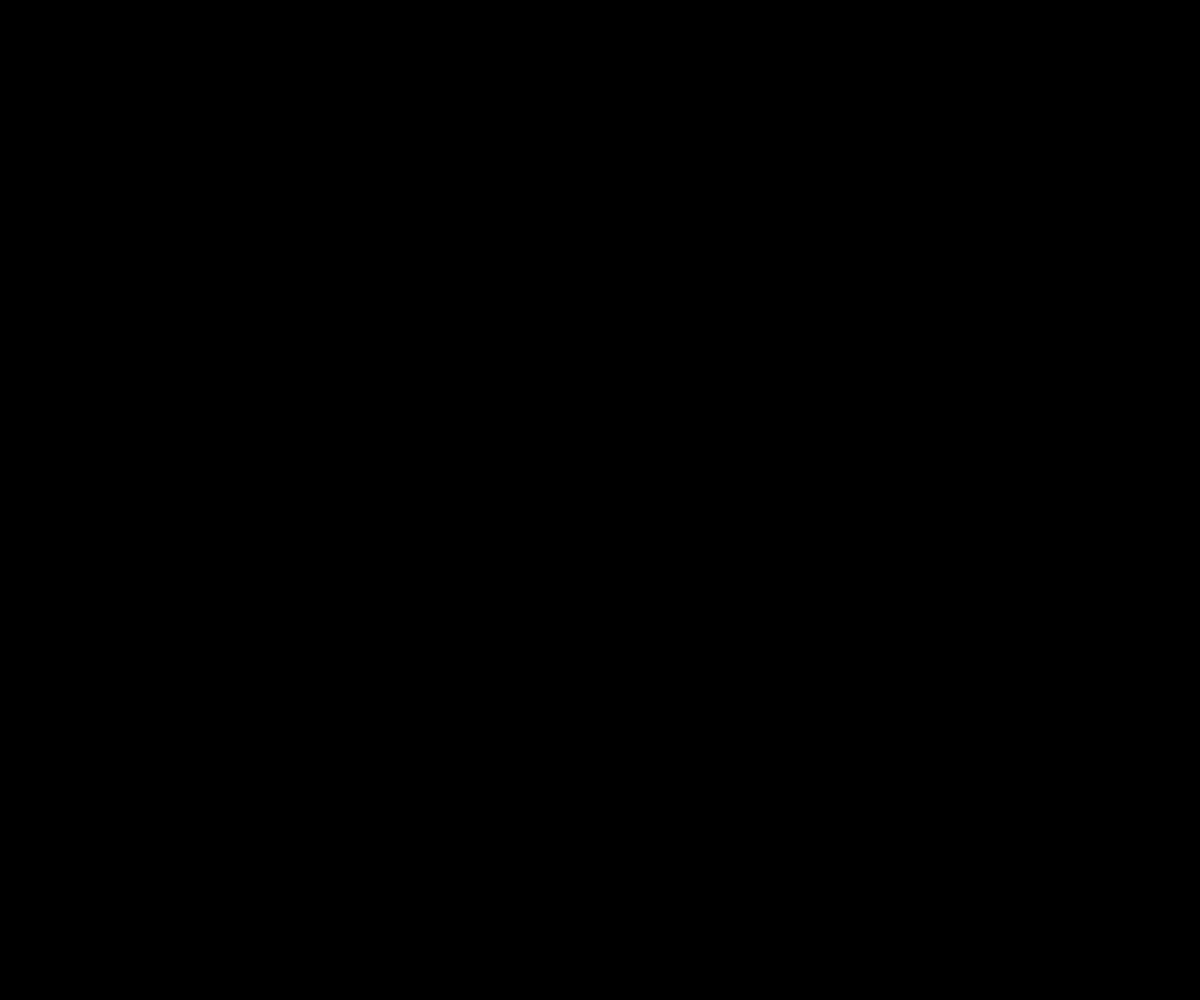
Frame 1 (no input)
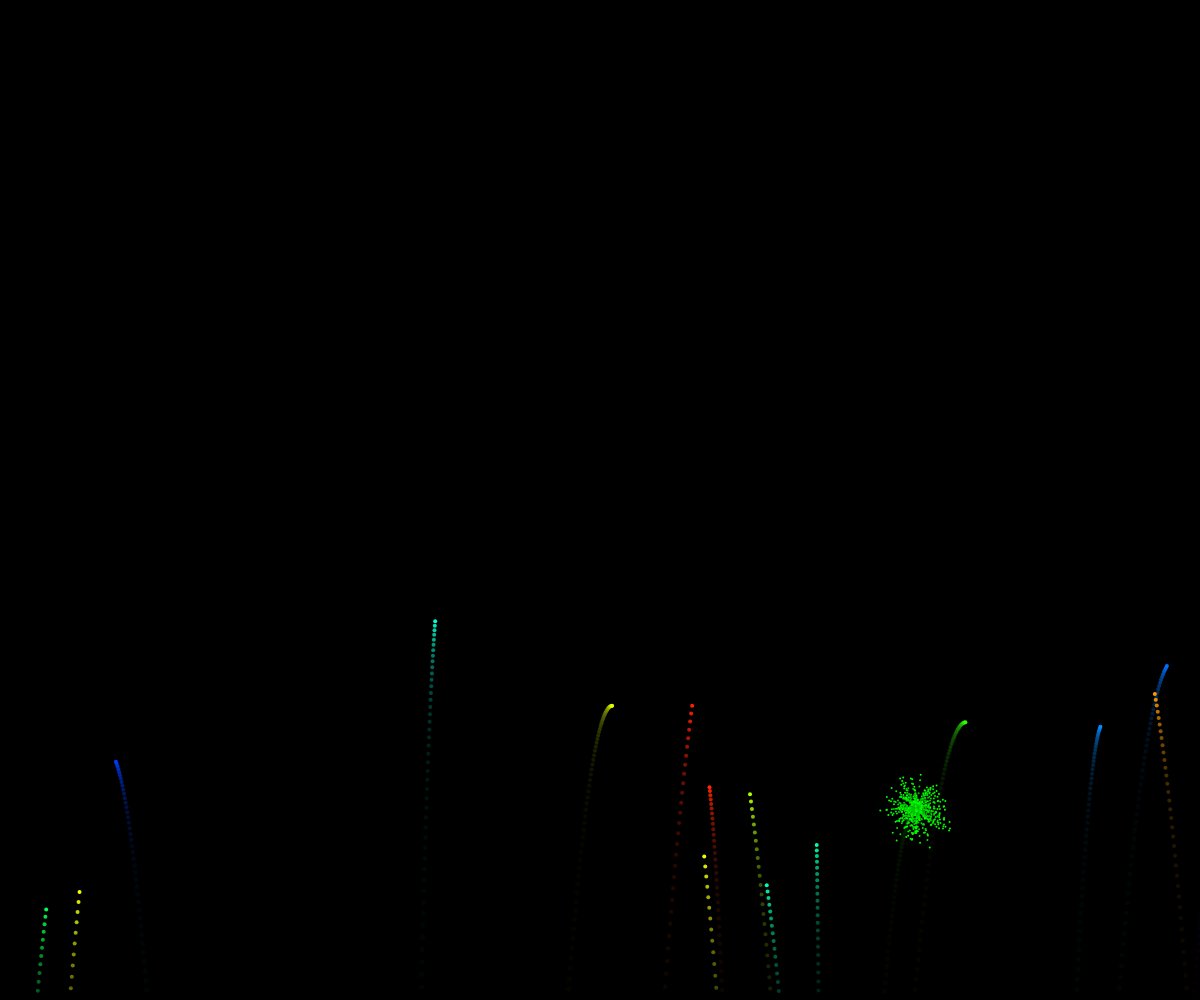
Frame 60 (no input)
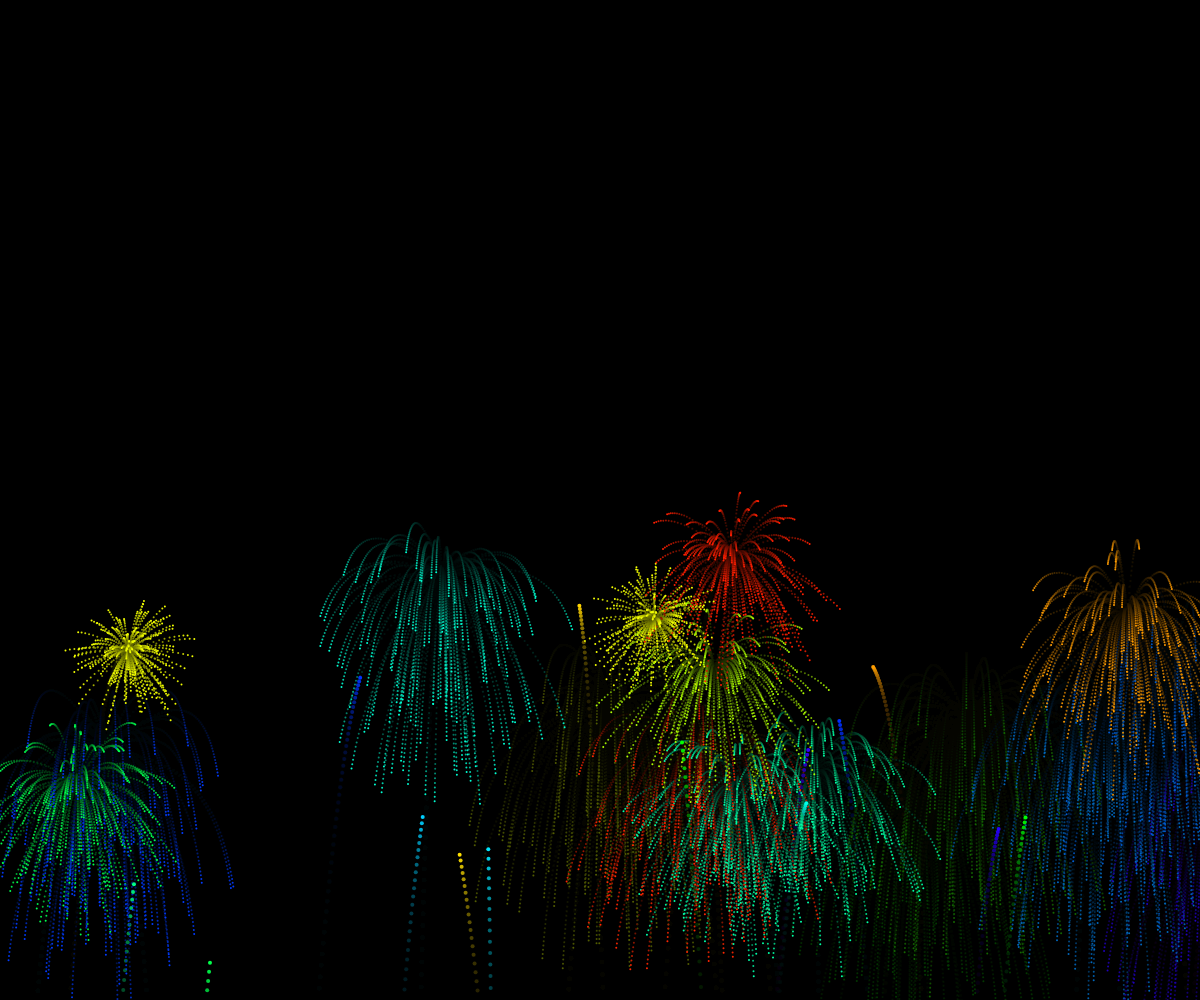
Frame 120 (the mouse pressed at the canvas centre since frame 60)

The p5.js sketch that drew these frames (run headless with seeded random() and noise() and a simulated clock; from frame 60 on, the mouse is pressed at the canvas centre):

// p5.js sketch
// ── sketch.js

var fireworks = []; // Declares the variable firework as an array to accomodate all the new particles.
var gravity; // Declares the gravity variable that will affect the particles.
var xGravity;

function setup() {
  createCanvas(windowWidth, windowHeight);
  colorMode(HSB);
  gravity = createVector(0, 0.2); // Creates a vector for that gravity that is pointing down.
  xGravity = createVector(0, random(0.1, 0.2));
  stroke(255);
  strokeWeight(4);
  background(0);
}

function draw() {
  colorMode(RGB);
  background(0, 0, 0, 25);

  // Making it a 10% chance of a firework launching.
  if (random(1) < 0.2) {
    fireworks.push(new Firework()); // Pushes a new firework particle into the array.
  }

  //Making a for loop to loop through all the firework particles.
  for (var i = fireworks.length - 1; i >= 0; i--) {
    fireworks[i].update();
    fireworks[i].show();
    if (fireworks[i].done()) {
      fireworks.splice(i, 1);
    }
  }
//console.log(fireworks.length);
}

// ── firework.js

// Making a firework constructor function.

function Firework() {

  this.hue = random(255);
  // Making a firework have all the attributes of a particle.
  this.firework = new Particle(random(width), height, this.hue, true); // Initialises the firework variable as a new particle.
  this.exploded = false; // Setting a boolean value for if the particle should show or go.
  this.particles = []; // Making an empty array to house the indiv particles.


  this.done = function() {
    if (this.exploded && this.particles.length === 0) {
      return true;
    } else {
      return false;
    }
  }

  this.update = function() {

    // Applying particle forces to the firework if it exists.
    if (!this.exploded) {
      this.firework.applyForce(gravity);
      this.firework.update();

      // Causing ___ when the particle vel is at its lowest point.
      if (this.firework.vel.y >= 0) {
        this.exploded = true;
        this.explode();
      }
    }
    for (var i = this.particles.length - 1; i >= 0; i--) {
      this.particles[i].applyForce(gravity.sub());
      this.particles[i].update();

      if (this.particles[i].done()) {
        this.particles.splice(i, 1);
      }
    }


  }


  this.explode = function() {
    for (var i = 0; i < 150; i++) {
      var p = new Particle(this.firework.pos.x, this.firework.pos.y, this.hue, false);
      this.particles.push(p);
    }
  }

  this.show = function() {

    // Only showing the firework if it exists.
    if (!this.exploded) {
      this.firework.show();
    }
    for (var i = 0; i < this.particles.length; i++) {
      this.particles[i].show();
    }



  }
}

// ── particle.js



function Particle(x, y, hue, firework) {
  this.pos = createVector(x, y); //creates a vector for the position of one particle.
  this.firework = firework;
  this.lifespan = 255; // Making a variable to control the fade-out of the fireworks.

  if (this.firework) {
    this.vel = createVector(0, random(-13.5, -9)); // creates a vector for the velocity (direction and speed).
  } else {
    this.vel = p5.Vector.random2D();
    this.vel.mult(random(1, 8));
  }


  this.acc = p5.Vector.random2D(); // creates an acceleration vector for the change in the velocity.

  // Making a function for the force accumulation (f=ma) of each particle.
  this.applyForce = function(force) {
    this.acc.add(force);
  }

  // Making a function for each draw frame.
  this.update = function() {
    if (!this.firework) {
      this.vel.mult(0.95);
      this.lifespan -= 5;
    }


    this.vel.add(this.acc); // for each draw, the velocity is changed by adding the acceleration vector to it.
    this.pos.add(this.vel); // for each draw frame, the position vector is changed by adding the velocity vector.
    this.acc.mult(0); // At the beginning of each draw, the acc must be zero.


    this.done = function() {
      if (this.lifespan < -8) {
        return true;
      } else {
        return false;
      }
    }

    // Making a function to show the particle on the canvas.
    this.show = function() {
      colorMode(HSB);


      if (!this.firework) {
        strokeWeight(2);
        stroke(hue, 255, 255, this.lifespan);
      } else {
        strokeWeight(4);
        stroke(hue, 255, 255);
      }
      point(this.pos.x, this.pos.y); // Draws a point at the xy position of the particle.

    }


  }

}
